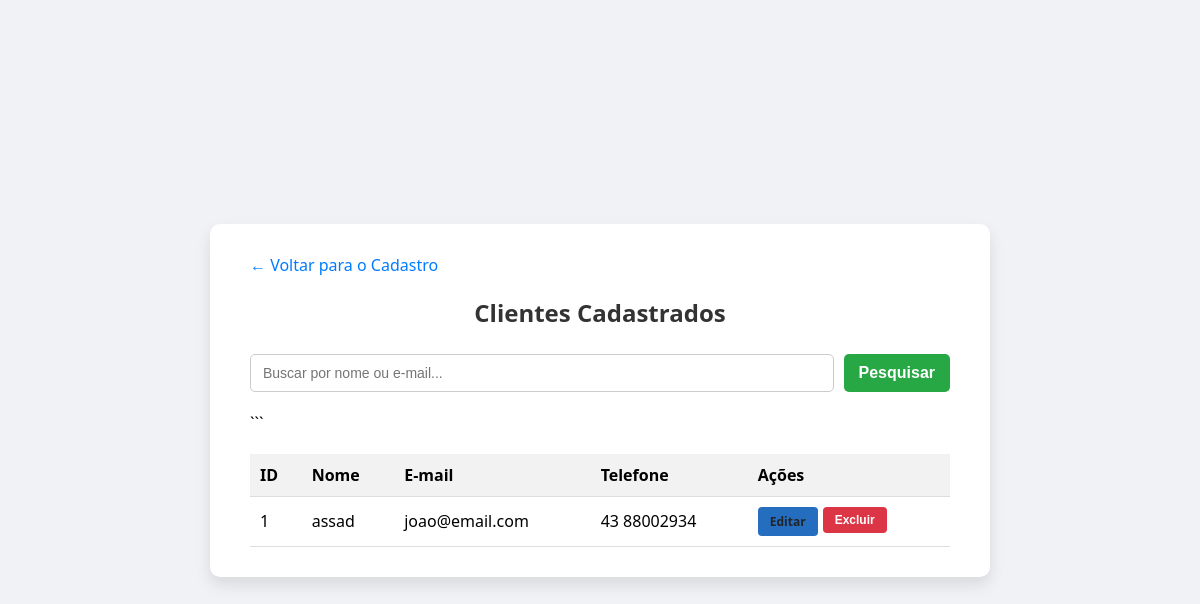
The app's page /lista, older data.
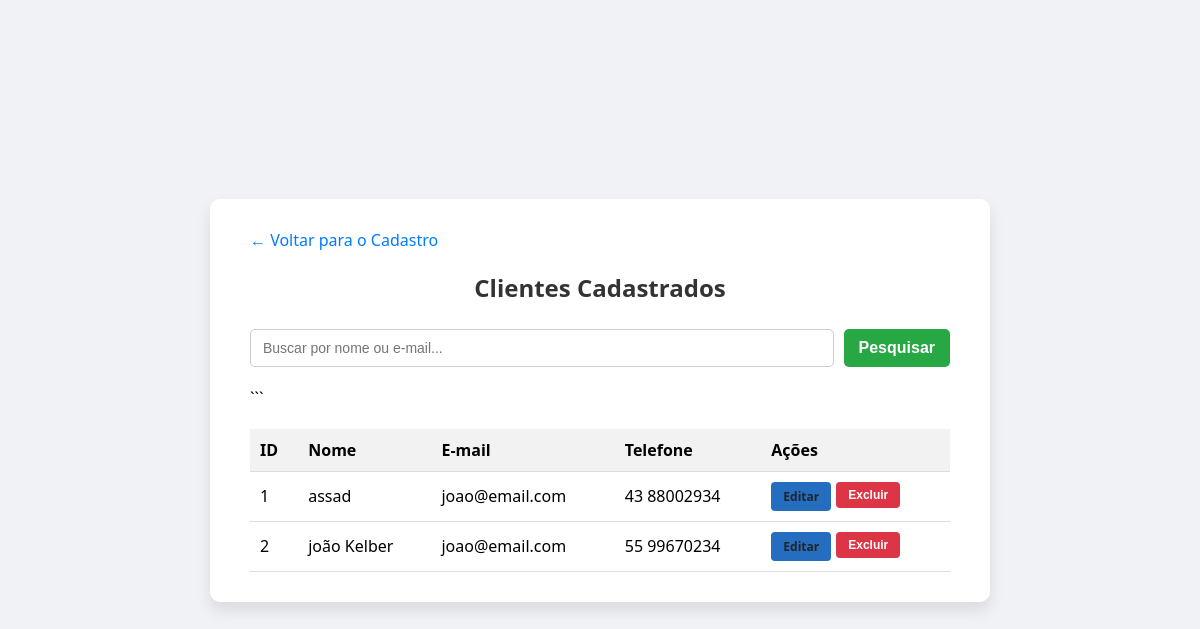
The same page, newer data.
### tables this page shows
CREATE TABLE clientes (
            id INTEGER PRIMARY KEY AUTOINCREMENT,
            nome TEXT NOT NULL,
            email TEXT NOT NULL,
            telefone TEXT
        );

### app.py (the view)
@app.route('/lista')
def lista():
    conn = get_db_connection()
    busca = request.args.get('busca')
    if busca:
        clientes = conn.execute(
            'SELECT * FROM clientes WHERE nome LIKE ? OR email LIKE ?',
            (f'%{busca}%', f'%{busca}%')
        ).fetchall()
    else:
        clientes = conn.execute('SELECT * FROM clientes').fetchall()
    conn.close()
    return render_template('lista.html', clientes=clientes, busca=busca)

### app.py (called while the page is built)
def get_db_connection():
    conn = sqlite3.connect('clientes.db')
    conn.row_factory = sqlite3.Row
    return conn

### templates/lista.html (shortened to what this page needs)
<!DOCTYPE html>
<html lang="pt-BR">
<head>
    <link rel="stylesheet" href="{{ url_for('static', filename='style.css') }}">
</head>
<body>
    <div class="container" style="max-width: 700px;">
        <a href="/" class="btn-voltar">← Voltar para o Cadastro</a>
        <h2>Clientes Cadastrados</h2>
        <form method="GET" action="{{ url_for('lista') }}" class="form-busca">
            <input type="text" name="busca" placeholder="Buscar por nome ou e-mail..." value="{{ busca or '' }}">
            <button type="submit" class="btn-buscar">Pesquisar</button>
        </form>
        ```
        <table>
            <thead>
                <tr>
                    <th>ID</th>
                    <th>Nome</th>
                    <th>E-mail</th>
                    <th>Telefone</th>
                    <th>Ações</th>
                </tr>
            </thead>
            <tbody>
                {% for cliente in clientes %}
                <tr>
                    <td>{{ loop.index }}</td>
                    <td>{{ cliente['nome'] }}</td>
                    <td>{{ cliente['email'] }}</td>
                    <td>{{ cliente['telefone'] }}</td>
                    <td>
                        <div style="display: flex; gap: 5px;">
                            <a href="{{ url_for('editar', id=cliente['id']) }}" class="btn-editar">Editar</a>
                            <form action="{{ url_for('excluir', id=cliente['id']) }}" method="POST"
                                onsubmit="return confirm('Tem certeza que deseja excluir este cliente?');"
                                style="margin: 0;">
                                <button type="submit" class="btn-excluir">Excluir</button>
                            </form>
                        </div>
                    </td>
                </tr>
                {% else %}
                <tr>
                    <td colspan="5" style="text-align: center;">Nenhum cliente cadastrado ainda.</td>
                </tr>
                {% endfor %}
            </tbody>
        </table>
    </div>
</body>
</html>

### static/style.css (style rules this page uses)
body { font-family: 'Segoe UI', Tahoma, Geneva, Verdana, sans-serif; background-color: #f0f2f5; display: flex; justify-content: center; align-items: center; height: 100vh; margin: 0; }
.container { background-color: #ffffff; padding: 30px 40px; border-radius: 10px; box-shadow: 0 8px 16px rgba(0, 0, 0, 0.1); width: 100%; max-width: 400px; }
h2 { text-align: center; color: #333; margin-top: 0; margin-bottom: 25px; }
input[type="text"], input[type="email"] { width: 100%; padding: 10px 12px; border: 1px solid #ccc; border-radius: 5px; box-sizing: border-box; font-size: 14px; }
button { width: 100%; padding: 12px; background-color: #007bff; color: white; border: none; border-radius: 5px; cursor: pointer; font-size: 16px; font-weight: bold; margin-top: 10px; transition: background-color 0.3s; }
.btn-excluir { background-color: #dc3545; color: white; border: none; padding: 6px 12px; border-radius: 4px; cursor: pointer; font-size: 12px; font-weight: bold; margin-top: 0; width: auto; }
.btn-editar { background-color: #256dbe; color: #212529; text-decoration: none; padding: 6px 12px; border-radius: 4px; font-size: 12px; font-weight: bold; display: inline-block; transition: background-color 0.3s; }
.form-busca { display: flex; gap: 10px; margin-bottom: 20px; }
.form-busca input[type="text"] { flex: 1; margin-bottom: 0; }
.btn-buscar { width: auto; margin-top: 0; background-color: #28a745; padding: 10px 15px; }

### templates/lista.html (style rules this page uses)
table { width: 100%; border-collapse: collapse; margin-top: 20px; }
th, td { padding: 10px; border-bottom: 1px solid #ddd; text-align: left; }
th { background-color: #f2f2f2; }
.btn-voltar { display: inline-block; margin-bottom: 20px; text-decoration: none; color: #007bff; }

Row changes from the older to the newer data that the page shows:
added clientes: nome "joão Kelber", email "joao@email.com", telefone "55 99670234"
